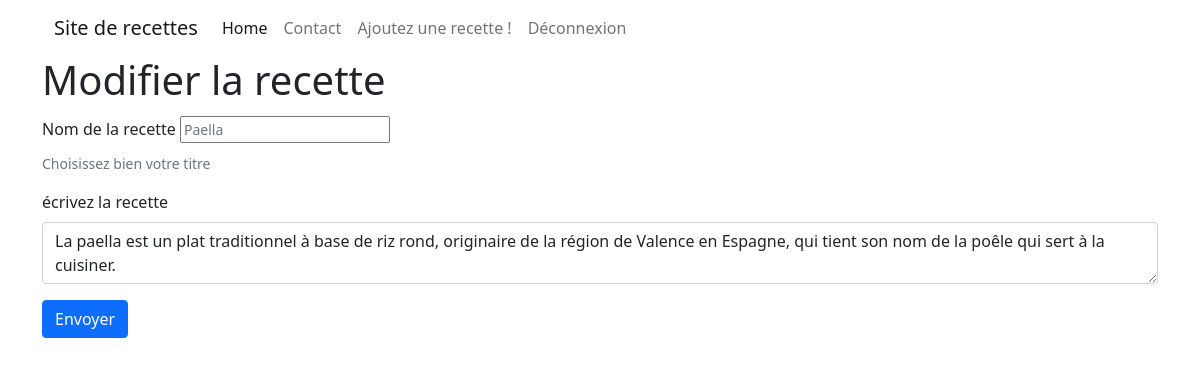
The page /recipes_update.php?id=10 (signed in) on the database its author committed.
### tables this page shows
CREATE TABLE `recipes` (
  `recipe_id` int NOT NULL AUTO_INCREMENT,
  `title` varchar(128) NOT NULL,
  `recipe` text NOT NULL,
  `is_enabled` tinyint(1) NOT NULL,
  `author` varchar(512) NOT NULL,
  PRIMARY KEY (`recipe_id`)
);

### recipes_update.php (the view, shortened to what this page needs)
<?php
require_once(__DIR__ . '/databaseconnect.php');
$getData=$_GET;
$retrieveRecipeStatement=$mysqlClient->prepare('SELECT * FROM recipes WHERE recipe_id=:id');
$retrieveRecipeStatement->execute([
    'id'=>$getData ['id'],
]);
$recipe=$retrieveRecipeStatement->fetch(PDO::FETCH_ASSOC);
?>
<!DOCTYPE html>
<html>
    <head>
        <link href="https://cdn.jsdelivr.net/npm/bootstrap@5.0.2/dist/css/bootstrap.min.css" rel="stylesheet">
    </head>
    <body class="d-flex flex-column min-vh-100">
        <div class="container">
            <?php require_once(__DIR__ . '/header.php'); ?>
            <h1>Modifier la recette</h1>
            <form action="recipes_post_update.php" method="POST" enctype="multipart/form-data">
                <div class="mb-3">
                    <label for="title" class="form-label"> Nom de la recette</label>
                    <input type="text" name="title" class="form-text" id="title" aria-describedby="title-help" value="<?php echo($recipe['title']);?>">
                    <div id="title-help" class="form-text">Choisissez bien votre titre</div>
                </div>
                <div class="mb-3">
                    <label for="recipe" class="form-label"> écrivez la recette</label>
                    <textarea class="form-control" placeholder="votre recette" id="recipe" name="recipe"><?php echo($recipe['recipe']);?> </textarea>
                </div>
                <button type="submit" class="btn btn-primary">Envoyer</button>
            </form>
        </div>
    </body>
</html>

### rows shown on the page
recipes: title "Paella", recipe "La paella est un plat traditionnel à base de riz rond, originaire de la région de Valence en Espagne, qui tient son nom de la poêle qui sert à la cuisiner."
